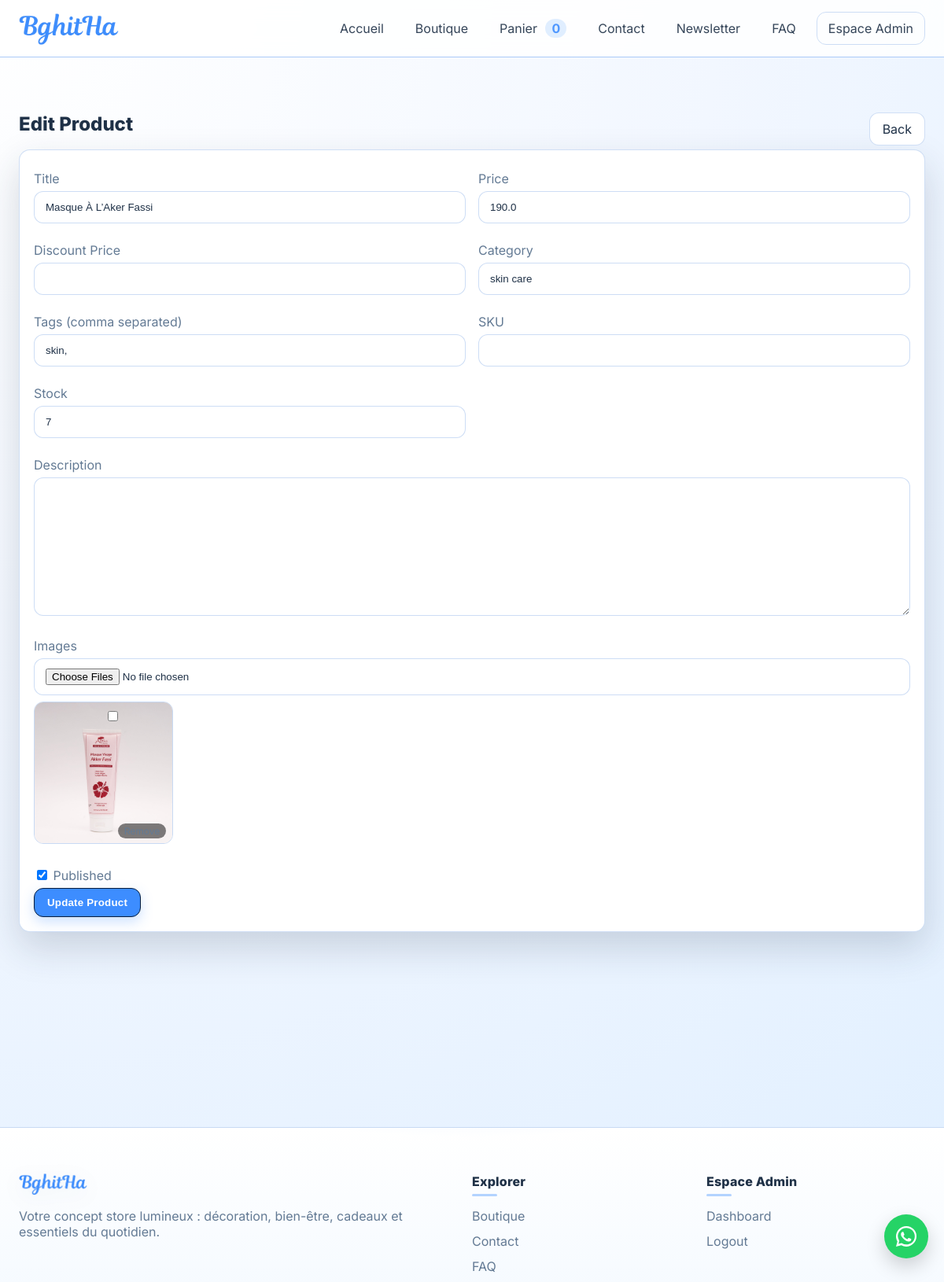
Page /admin/products/31/edit (signed in) on the committed database.
### tables this page shows
CREATE TABLE products (
            id INTEGER PRIMARY KEY AUTOINCREMENT,
            title TEXT NOT NULL,
            slug TEXT UNIQUE,
            description_html TEXT,
            price_cents INTEGER NOT NULL DEFAULT 0,
            images TEXT,
            category TEXT,
            tags TEXT,
            stock INTEGER DEFAULT 0,
            sku TEXT,
            published INTEGER DEFAULT 1,
            created_at TEXT,
            updated_at TEXT
        , discount_cents INTEGER);

### mywebstore/routes/admin.py (the view, shortened to what this page needs)
    @app.route("/admin/products/<int:pid>/edit", methods=["GET", "POST"])
    @login_required
    def admin_product_edit(pid):
        conn = get_db(app)
        cur = conn.cursor()
        cur.execute("SELECT * FROM products WHERE id=?", (pid,))
        product = cur.fetchone()
        if not product:
            release_db(conn)
            abort(404)
        release_db(conn)
        return render_template("admin/product_form.html", product=product)

### mywebstore/database.py (called while the page is built)
def get_db(app: Flask) -> sqlite3.Connection:
    db_path = os.path.join(app.instance_path, "store.db")
    if has_app_context():
        cached = getattr(g, "_db_conn", None)
        if cached is not None:
            return cached
        conn = sqlite3.connect(db_path)
        conn.row_factory = sqlite3.Row
        g._db_conn = conn
        return conn
    conn = sqlite3.connect(db_path)
    conn.row_factory = sqlite3.Row
    return conn

def release_db(conn: Optional[sqlite3.Connection]) -> None:
    if conn is None:
        return
    try:
        conn.close()
    except Exception:
        pass
    if has_app_context() and getattr(g, "_db_conn", None) is conn:
        g._db_conn = None

### mywebstore/utils.py (called while the page is built)
def login_required(view):
    @wraps(view)
    def wrapped(*args, **kwargs):
        if not session.get("admin_id"):
            return redirect(url_for("admin_login", next=request.path))
        return view(*args, **kwargs)
    return wrapped

### templates/admin/product_form.html (shortened to what this page needs)
{% extends 'base.html' %}
{% block content %}
  <section class="section">
    <div class="title-row">
      <h2 class="section-title">{{ 'Edit' if product else 'New' }} Product</h2>
      <div class="actions">
        <a class="btn" href="{{ url_for('admin_products') }}">Back</a>
      </div>
    </div>
    <form method="post" enctype="multipart/form-data" class="card form">
      <div class="grid-2">
        <div>
          <label>Title</label>
          <input name="title" value="{{ product['title'] if product else '' }}" required />
        </div>
        <div>
          <label>Price</label>
          <input name="price" type="number" step="0.01" min="0" value="{{ (product['price_cents']/100)|round(2) if product else '' }}" required />
        </div>
        <div>
          <label>Discount Price</label>
          <input name="discount_price" type="number" step="0.01" min="0" value="{{ ((product['discount_cents']/100)|round(2)) if product and product['discount_cents'] else '' }}" />
        </div>
        <div>
          <label>Category</label>
          <input name="category" value="{{ product['category'] if product else '' }}" />
        </div>
        <div>
          <label>Tags (comma separated)</label>
          <input name="tags" value="{{ product['tags'] if product else '' }}" />
        </div>
        <div>
          <label>SKU</label>
          <input name="sku" value="{{ product['sku'] if product else '' }}" />
        </div>
        <div>
          <label>Stock</label>
          <input name="stock" type="number" min="0" value="{{ product['stock'] if product else 0 }}" />
        </div>
        <div class="col-span-2">
          <label>Description</label>
          <textarea class="richtext" name="description" rows="10">{{ product['description_html'] if product else '' }}</textarea>
        </div>
        <div class="col-span-2">
          <label>Images</label>
          <input type="file" name="images" accept="image/*" multiple />
          {% if product %}
            {% set imgs = images_list(product['images']) %}
            {% if imgs %}
              <div class="thumb-grid">
                {% for img in imgs %}
                  <label class="thumb-tile">
                    <input type="checkbox" name="remove_images" value="{{ img }}">
                    <img src="{{ url_for('static', filename=img) }}" alt="img">
                    <span>Remove</span>
                  </label>
                {% endfor %}
              </div>
            {% endif %}
          {% endif %}
        </div>
        <div>
          <label class="checkbox">
            <input type="checkbox" name="published" {% if not product or product['published'] %}checked{% endif %}>
            <span>Published</span>
          </label>
        </div>
      </div>
      <button class="btn primary">{{ 'Update' if product else 'Create' }} Product</button>
    </form>
  </section>
{% endblock %}

### static/styles.css (style rules this page uses)
:root { --bg: #f2f7ff; --bg-2: #ffffff; --surface: #ffffff; --surface-2: #e6f1ff; --text: #1f3147; --muted: #637a94; --border: #c8daf4; --brand-a: #3d8dff; --brand-b: #8fc5ff; --brand-c: #dcecff; --accent: var(--brand-a); --danger: #e2546f; --warning: #f0b46a; --success: #3da17f; --admin-gradient-a: #312e81; --admin-gradient-b: #7c3aed; --admin-gradient-c: #22d3ee; --admin-surface-glass: rgba(15, 23, 42, .40); --admin-surface-strong: rgba(15, 23, 42, .75); --admin-border-glass: rgba(255, 255, 255, .22); --admin-glow: rgba(148, 163, 255, .35); --radius: 14px; --radius-sm: 10px; --shadow-sm: 0 4px 16px rgba(61, 141, 255, .12); --shadow: 0 20px 48px rgba(31, 49, 71, .18); --ring: 0 0 0 3px color-mix(in oklab, var(--brand-a) 30%, transparent); }
* { box-sizing:border-box }
html { scroll-behavior:smooth }
html,body { height:100% }
body { margin:0; font-family:'Inter',system-ui,-apple-system,Segoe UI,Roboto,Arial,sans-serif; color:var(--text); background: radial-gradient(circle at top left, #ffffff 0%, var(--bg) 45%, #e0efff 100%); display:flex; flex-direction:column; min-height:100vh; }
.actions { display:flex; gap:12px; justify-content:center }
.section { margin:40px 0 }
.section-title { font-size:24px; margin:6px 0 18px; font-weight:800 }
.grid-2 { display:grid; grid-template-columns:repeat(2,1fr); gap:16px }
.col-span-2 { grid-column:span 2 }
.card { background:#ffffff; border:1px solid color-mix(in oklab, var(--border) 85%, transparent); border-radius:var(--radius); padding:18px; box-shadow:var(--shadow) }
.btn { display:inline-flex; align-items:center; justify-content:center; gap:8px; padding:10px 16px; border-radius:12px; border:1px solid color-mix(in oklab, var(--border) 85%, transparent); background:#ffffff; color:var(--text); text-decoration:none; cursor:pointer; transition:transform .2s, background .2s, filter .2s }
.btn.primary { background:var(--brand-a); color:#ffffff; border:1px solid color-mix(in oklab, var(--brand-a) 35%, #000); font-weight:800; letter-spacing:.2px; box-shadow:0 6px 16px color-mix(in oklab, var(--brand-a) 25%, transparent) }
.form label { display:block; margin:8px 0 6px; color:var(--muted) }
.form input, .form select, .form textarea, input[type="text"], input[type="search"], input[type="email"], input[type="password"], input[type="number"], select, textarea, .search input { width:100%; padding:12px 14px; border-radius:12px; border:1px solid color-mix(in oklab, var(--border) 90%, transparent); background:#ffffff; color:var(--text); transition:border .15s, box-shadow .15s, background .15s; caret-color:var(--brand-a) }
.form input::placeholder, .form textarea::placeholder, input::placeholder, textarea::placeholder { color:#95a2bb }
.checkbox { display:flex; align-items:center; gap:8px }
.checkbox input { width:auto }
.title-row { display:flex; align-items:center; justify-content:space-between; gap:12px }
.thumb-grid { display:grid; grid-template-columns: repeat(6, 1fr); gap:10px }
.thumb-tile { position:relative; border:1px solid var(--border); border-radius:12px; overflow:hidden }
.thumb-tile img { width:100%; height:100%; object-fit:cover; aspect-ratio:1/1 }
.thumb-tile input { position:absolute; top:8px; left:8px }
.thumb-tile span { position:absolute; bottom:6px; right:8px; background:rgba(0,0,0,0.5); padding:2px 8px; border-radius:999px; font-size:12px }

### rows in the picture
products: title "Masque À L’Aker Fassi", price "190.0", category "skin care", tags "skin,", stock "7", published "☑"

### other values in the picture
{{ cart_count }} "0"
{{ 'Edit' if product else 'New' }} "Edit"
{{ 'Update' if product else 'Create' }} "Update"
